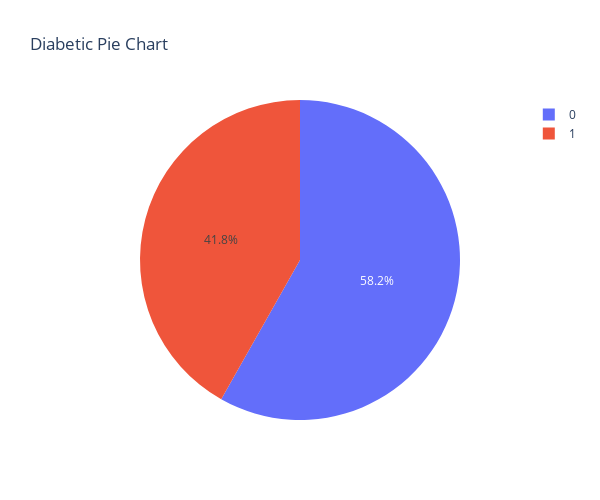

Notebook code for this chart:
### Code cell
#diabetes

ds = df["diabetes"].value_counts().reset_index()
ds.columns = ["diabetes",'count']

fig = px.pie(
    ds,
    values='count',
    names="diabetes",
    title="Diabetic Pie Chart", 
    width=600,
    height=500
)
fig.show()

### Figure 1 — Plotly figure (JSON) as saved in the notebook; plotly's stock layout.template omitted (floating-point values rounded to 4 significant figures)
{"data": [{"domain": {"x": [0, 1], "y": [0, 1]}, "hovertemplate": "diabetes=%{label}<br>count=%{value}<extra></extra>", "labels": [0, 1], "legendgroup": "", "name": "", "showlegend": true, "type": "pie", "values": [174, 125]}], "layout": {"height": 500, "legend": {"tracegroupgap": 0}, "title": {"text": "Diabetic Pie Chart"}, "width": 600}}
